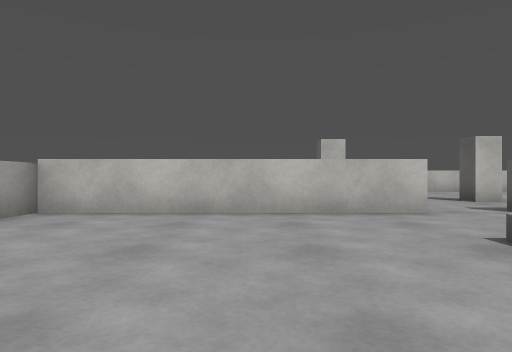
view 1 (above)

16 first-person views from a walk through a 3-D level made in the Unity game engine. The camera is 0.59 m above the floor, looks level and sees 75° across. The floor is counted in squares, 1 m on a side. Each view is taken from the middle of a square. On the plan, view 1 faces up. The plan holds only what a view shows up to about 9 squares ahead; the rest is blank. The player character is not drawn. Surface patterns are stand-ins for the level's own textures.

view 2
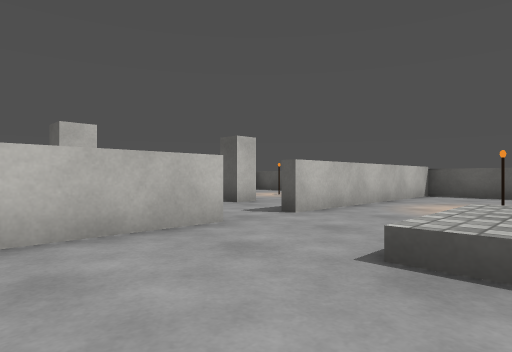

view 3
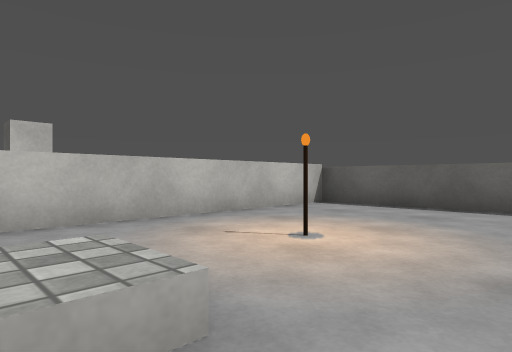

view 4
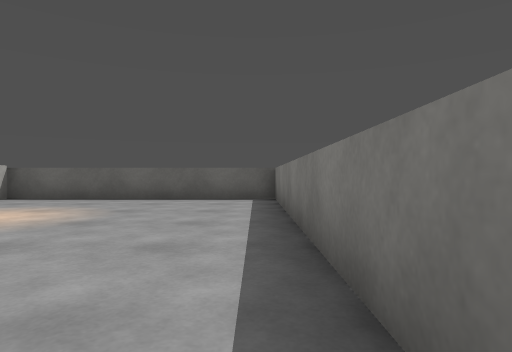

view 5
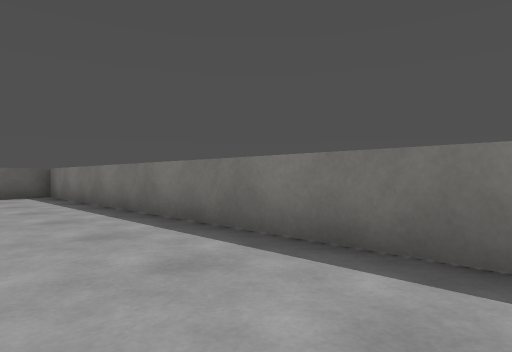

view 6
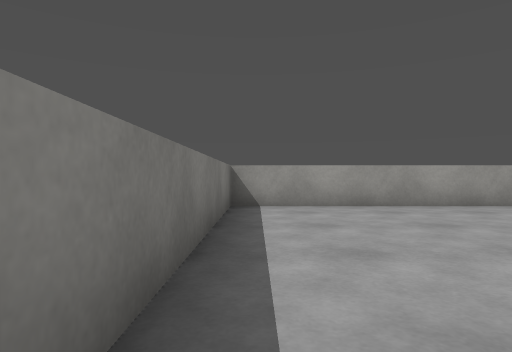

view 7
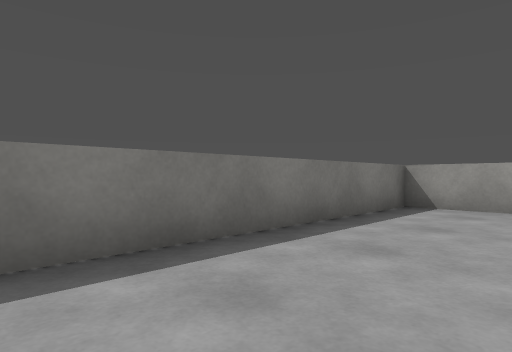

view 8
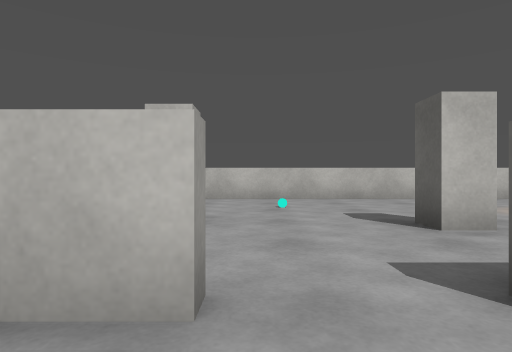

view 9
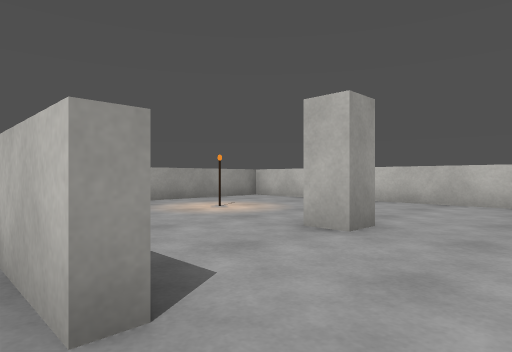

view 10
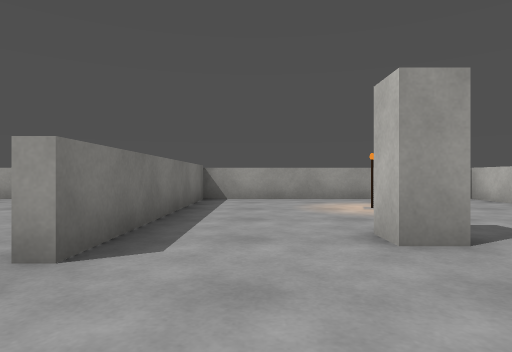

view 11
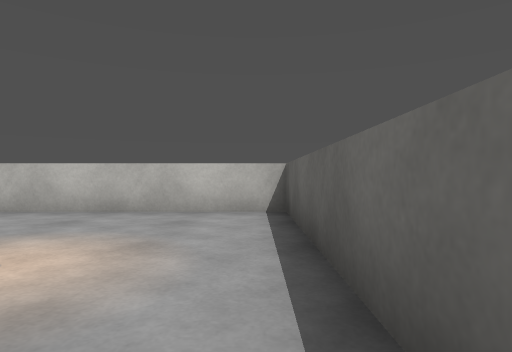

view 12
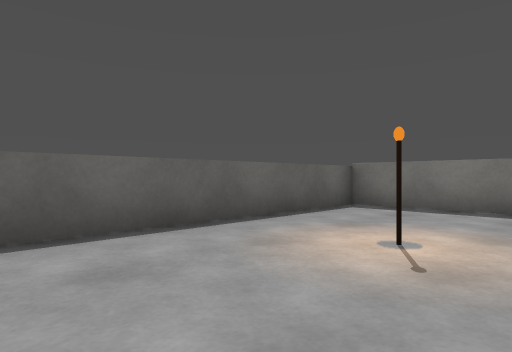

view 13
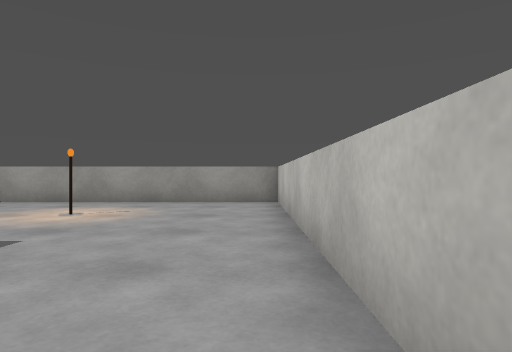

view 14
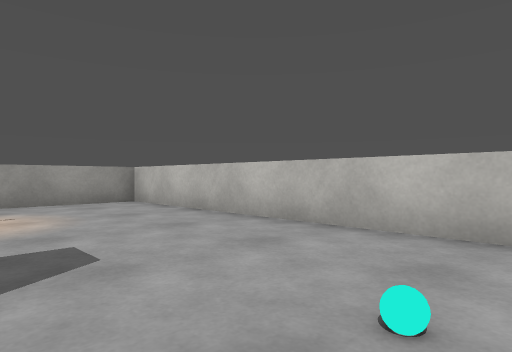

view 15
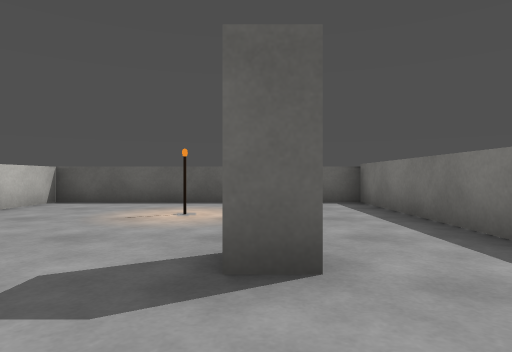

view 16
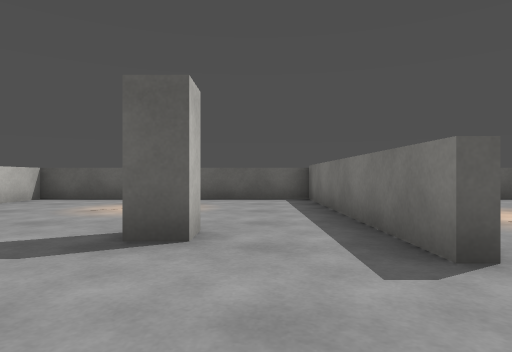

### Floor plan
Ten units are one square. View 1 is at (0, 0); x grows to the right and y downward. Boxes are objects, and circles mark ways between rooms. Rooms are numbered by the first view taken in them; rooms with no view inside come last. Other rooms are left out.
<svg viewBox="-40 -130 150 150">
<path fill="none" stroke="#000" d="M28 -56 28 -53 -35 -53 -35 15 105 15 105 -53 43 -53M23 -22 23 -30M49 -20 41 -20M43 -53 43 -56 105 -56 105 -125 -35 -125 -35 -56 28 -56"/>
<rect x="65" y="-35" width="10" height="10" fill="#bbb"><title>other object</title></rect>
<rect x="-15" y="-95" width="10" height="10" fill="#bbb"><title>other object</title></rect>
<rect x="15" y="-95" width="10" height="20" fill="#bbb"><title>other object</title></rect>
<rect x="45" y="-85" width="10" height="10" fill="#bbb"><title>other object</title></rect>
<rect x="75" y="-95" width="10" height="10" fill="#bbb"><title>other object</title></rect>
<circle cx="35" cy="-60" r="3" fill="#2a7"/>
<text x="30" y="-20">1</text>
<text x="30" y="-90">2</text>
</svg>
Room 1 opens to room 2.

Where each view was taken, in squares from view 1:
view 1: 0 up, 0 right, facing up
view 2: 2 up, 0 right, facing up-right
view 3: 1 up, 4 right, facing up-right
view 4: 1 down, 2 right, facing right
view 5: 1 up, 0 right, facing down-right
view 6: 1 down, 3 right, facing left
view 7: 1 up, 3 right, facing down-left
view 8: 4 up, 3 right, facing up
view 9: 5 up, 4 right, facing up-left
view 10: 7 up, 5 right, facing left
view 11: 7 up, 10 right, facing up
view 12: 12 up, 7 right, facing down-right
view 13: 12 up, 4 right, facing left
view 14: 9 up, 4 right, facing up-left
view 15: 8 up, 3 right, facing right
view 16: 7 up, 2 right, facing right
